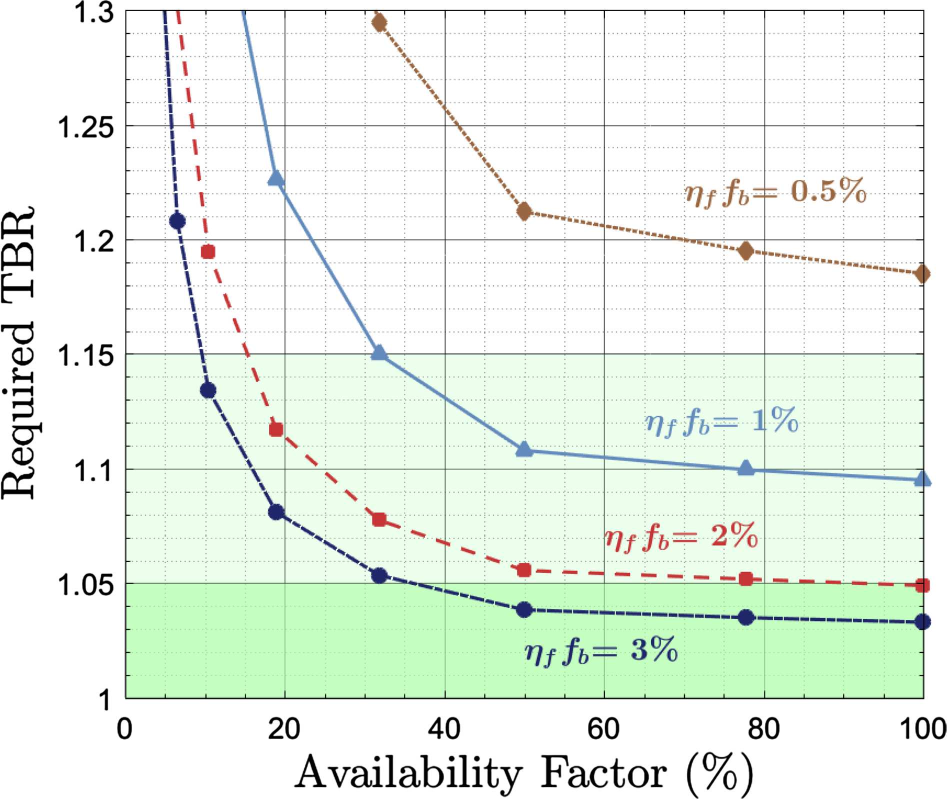
#> input picture Abdou2021_Discrete/Discrete_Fig_overlay/Fig05.png, 1893 x 1598 px, found by its file name (shown at 1/2 size)
$ python digitize_fig05.py
#> lines starting #> are read from the running program, lines starting #| are printed output that depends on the picture
#!/usr/bin/env python
# -*- coding: utf-8 -*-
"""High-Fidelity Digitization of Abdou 2021 Figure 05.

Subject: Required TBR vs Availability Factor AF (%)
Curves:
- eta_f * fb = 0.5% (brown diamond, dotted)
- eta_f * fb = 1.0% (light blue triangle, solid, reference)
- eta_f * fb = 2.0% (red square, dashed)
- eta_f * fb = 3.0% (navy circle, dash-dot)
"""

from pathlib import Path
import numpy as np
import pandas as pd
from PIL import Image
import matplotlib.pyplot as plt

REPO_ROOT = Path(__file__).resolve().parent.parent.parent
IMG_PATH = REPO_ROOT / "v&v" / "Abdou2021" / "Fig05.png"
OUT_DIR = REPO_ROOT / "v&v" / "data" / "track2" / "literature_markers"
OUT_DIR.mkdir(parents=True, exist_ok=True)

# Coordinate system
X_LEFT = 250.0
X_RIGHT = 1847.0
DX = (X_RIGHT - X_LEFT) / 100.0   # 15.97 px / %

Y_TOP = 20.0
Y_BOTTOM = 1397.0
DY = (Y_BOTTOM - Y_TOP) / 0.30     # 4590.0 px / unit TBR

def val_to_px(af, tbr):
    px = X_LEFT + af * DX
    py = Y_BOTTOM - (tbr - 1.00) * DY
    return px, py

def px_to_val(px, py):
    af = (px - X_LEFT) / DX
    tbr = 1.00 + (Y_BOTTOM - py) / DY
    return af, tbr

# Markers specifications:
# AF points: ~[6.5, 10.4, 18.9, 31.8, 50.0, 77.8, 100.0]%
curves_spec = [
    {
        "name": "eta_f_fb_0.5pct",
        "eta_f_fb_pct": 0.5,
        "symbol": "diamond",
        "color_filter": lambda rgb: float(rgb[0] - rgb[2]) if (rgb[0] > 110 and rgb[0] < 190 and rgb[1] > 80 and rgb[1] < 150 and rgb[2] < 100) else 0.0,
        "points": [
            (31.8, 1.295),
            (50.0, 1.213),
            (77.8, 1.195),
            (100.0, 1.185),
        ],
    },
    {
        "name": "eta_f_fb_1.0pct",
        "eta_f_fb_pct": 1.0,
        "symbol": "triangle",
        "color_filter": lambda rgb: float(rgb[2] - rgb[0]) if (rgb[2] > 150 and rgb[1] > 100 and rgb[0] < 140 and rgb[2] > rgb[1]) else 0.0,
        "points": [
            (18.9, 1.227),
            (31.8, 1.151),
            (50.0, 1.108),
            (77.8, 1.100),
            (100.0, 1.095),
        ],
    },
    {
        "name": "eta_f_fb_2.0pct",
        "eta_f_fb_pct": 2.0,
        "symbol": "square",
        "color_filter": lambda rgb: float(rgb[0] - max(rgb[1], rgb[2])) if (rgb[0] > 150 and rgb[1] < 100 and rgb[2] < 100) else 0.0,
        "points": [
            (10.4, 1.195),
            (18.9, 1.118),
            (31.8, 1.078),
            (50.0, 1.056),
            (77.8, 1.052),
            (100.0, 1.049),
        ],
    },
    {
        "name": "eta_f_fb_3.0pct",
        "eta_f_fb_pct": 3.0,
        "symbol": "circle",
        "color_filter": lambda rgb: float(rgb[2] - 0.5*(rgb[0]+rgb[1])) if (rgb[2] > 70 and rgb[2] < 160 and rgb[0] < 80 and rgb[1] < 80) else 0.0,
        "points": [
            (6.5, 1.208),
            (10.4, 1.134),
            (18.9, 1.081),
            (31.8, 1.054),
            (50.0, 1.039),
            (77.8, 1.035),
            (100.0, 1.033),
        ],
    },
]

def main():
    img = Image.open(IMG_PATH)
#> img is the input picture: PIL image 1893x1598 RGB; mean R, G, B 233.2, 243.2, 232.7
    arr = np.array(img, dtype=np.float32)

    rows = []
    win = 16

    for c in curves_spec:
        print(f"\nProcessing Fig05: {c['name']}")
        for af_nom, tbr_approx in c["points"]:
            px, py = val_to_px(af_nom, tbr_approx)
            y0, y1 = max(0, int(py - win)), min(arr.shape[0], int(py + win + 1))
            x0, x1 = max(0, int(px - win)), min(arr.shape[1], int(px + win + 1))

            sub = arr[y0:y1, x0:x1]
            w_mat = np.zeros(sub.shape[:2], dtype=np.float32)
            for i in range(sub.shape[0]):
                for j in range(sub.shape[1]):
                    w_mat[i, j] = c["color_filter"](sub[i, j])

            max_w = np.max(w_mat)
            if max_w > 5.0:
                w_mat[w_mat < 0.35 * max_w] = 0.0
                tot = np.sum(w_mat)
                y_idx, x_idx = np.indices(w_mat.shape)
                cy = y0 + np.sum(y_idx * w_mat) / tot
                cx = x0 + np.sum(x_idx * w_mat) / tot
            else:
                cx, cy = px, py

            det_af, det_tbr = px_to_val(cx, cy)
            row = {
                "figure": "Fig05",
                "curve": c["name"],
                "eta_f_fb_pct": c["eta_f_fb_pct"],
                "marker_symbol": c["symbol"],
                "AF_nominal_pct": round(float(af_nom), 2),
                "AF_detected_pct": round(float(det_af), 2),
                "required_tbr": round(float(det_tbr), 4),
                "pixel_x": round(float(cx), 2),
                "pixel_y": round(float(cy), 2),
            }
            rows.append(row)
            print(f"  AF={af_nom:5.1f}% -> det_AF={det_af:5.1f}%, TBR={det_tbr:.4f}")
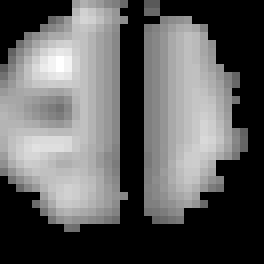
#> w_mat: shape (33, 33) float32 (shown 8 times larger); min 0, max 98, mean 36.6; drawn with min black and max white
#> after the loop, rows = 22 items

    df = pd.DataFrame(rows)
#> df = table of 22 rows and 9 columns
    out_csv = OUT_DIR / "Fig05_literature_markers.csv"
#> (the run stopped early here; a loop or call above may not have finished)
